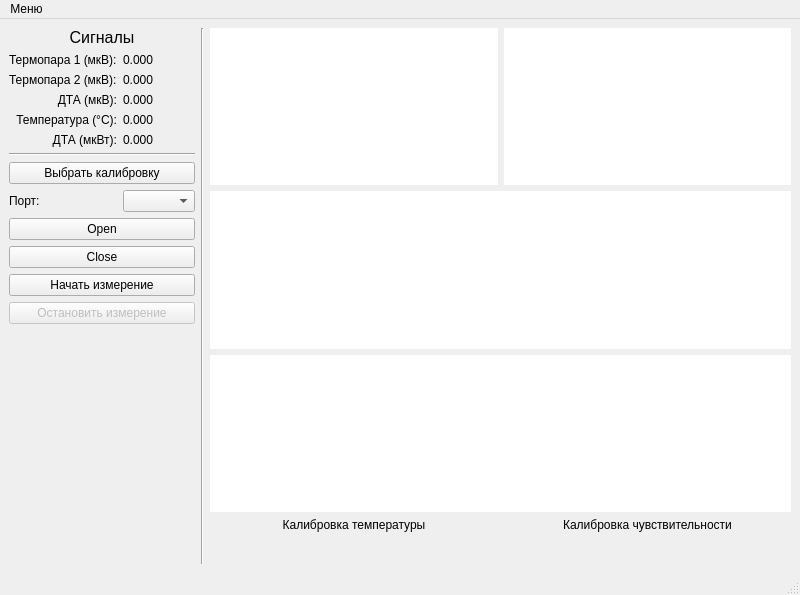
<?xml version="1.0" encoding="UTF-8"?>
<ui version="4.0">
 <class>MainWindow</class>
 <widget class="QMainWindow" name="MainWindow">
  <property name="geometry">
   <rect>
    <x>0</x>
    <y>0</y>
    <width>800</width>
    <height>595</height>
   </rect>
  </property>
  <property name="windowTitle">
   <string>Сбор данных</string>
  </property>
  <widget class="QWidget" name="centralwidget">
   <layout class="QGridLayout" name="gridLayout_2" rowstretch="1,1,1,0,0,0" columnstretch="0,0,1,1">
    <item row="1" column="2" colspan="2">
     <widget class="LivePlotWidget" name="plot_widget_dta" native="true">
      <property name="styleSheet">
       <string notr="true">background-color: rgb(255, 255, 255);</string>
      </property>
     </widget>
    </item>
    <item row="0" column="1" rowspan="6">
     <widget class="Line" name="line_3">
      <property name="orientation">
       <enum>Qt::Vertical</enum>
      </property>
     </widget>
    </item>
    <item row="0" column="3">
     <widget class="LivePlotWidget" name="plot_widget_t2" native="true">
      <property name="styleSheet">
       <string notr="true">background-color: rgb(255, 255, 255);</string>
      </property>
     </widget>
    </item>
    <item row="0" column="0" rowspan="6">
     <layout class="QGridLayout" name="gridLayout" rowstretch="0,0,0,0,0,0,0,0,0,0,0,0,0,0,0">
      <item row="2" column="1">
       <widget class="QLabel" name="label_t2">
        <property name="text">
         <string>0.000</string>
        </property>
       </widget>
      </item>
      <item row="3" column="1">
       <widget class="QLabel" name="label_dta_mcv">
        <property name="text">
         <string>0.000</string>
        </property>
       </widget>
      </item>
      <item row="10" column="0" colspan="2">
       <widget class="QPushButton" name="btnOpen">
        <property name="text">
         <string>Open</string>
        </property>
       </widget>
      </item>
      <item row="5" column="0">
       <widget class="QLabel" name="label_5">
        <property name="text">
         <string>ДТА (мкВт):</string>
        </property>
        <property name="alignment">
         <set>Qt::AlignRight|Qt::AlignTrailing|Qt::AlignVCenter</set>
        </property>
       </widget>
      </item>
      <item row="8" column="0" colspan="2">
       <widget class="QPushButton" name="btn_choose_calibration">
        <property name="text">
         <string>Выбрать калибровку</string>
        </property>
       </widget>
      </item>
      <item row="1" column="0">
       <widget class="QLabel" name="label">
        <property name="text">
         <string>Термопара 1 (мкВ):</string>
        </property>
       </widget>
      </item>
      <item row="14" column="0">
       <spacer name="verticalSpacer">
        <property name="orientation">
         <enum>Qt::Vertical</enum>
        </property>
        <property name="sizeHint" stdset="0">
         <size>
          <width>20</width>
          <height>40</height>
         </size>
        </property>
       </spacer>
      </item>
      <item row="4" column="0">
       <widget class="QLabel" name="label_7">
        <property name="text">
         <string>Температура (°C):</string>
        </property>
        <property name="alignment">
         <set>Qt::AlignRight|Qt::AlignTrailing|Qt::AlignVCenter</set>
        </property>
       </widget>
      </item>
      <item row="4" column="1">
       <widget class="QLabel" name="label_temp">
        <property name="text">
         <string>0.000</string>
        </property>
       </widget>
      </item>
      <item row="7" column="0" colspan="2">
       <widget class="Line" name="line">
        <property name="orientation">
         <enum>Qt::Horizontal</enum>
        </property>
       </widget>
      </item>
      <item row="2" column="0">
       <widget class="QLabel" name="label_3">
        <property name="text">
         <string>Термопара 2 (мкВ):</string>
        </property>
       </widget>
      </item>
      <item row="5" column="1">
       <widget class="QLabel" name="label_dta_mw">
        <property name="text">
         <string>0.000</string>
        </property>
       </widget>
      </item>
      <item row="3" column="0">
       <widget class="QLabel" name="label_9">
        <property name="text">
         <string>ДТА (мкВ):</string>
        </property>
        <property name="alignment">
         <set>Qt::AlignRight|Qt::AlignTrailing|Qt::AlignVCenter</set>
        </property>
       </widget>
      </item>
      <item row="0" column="0" colspan="2">
       <widget class="QLabel" name="label_11">
        <property name="font">
         <font>
          <pointsize>12</pointsize>
         </font>
        </property>
        <property name="text">
         <string>Сигналы</string>
        </property>
        <property name="alignment">
         <set>Qt::AlignCenter</set>
        </property>
       </widget>
      </item>
      <item row="11" column="0" colspan="2">
       <widget class="QPushButton" name="btnClose">
        <property name="text">
         <string>Close</string>
        </property>
       </widget>
      </item>
      <item row="12" column="0" colspan="2">
       <widget class="QPushButton" name="btn_start_measurement">
        <property name="text">
         <string>Начать измерение</string>
        </property>
       </widget>
      </item>
      <item row="1" column="1">
       <widget class="QLabel" name="label_t1">
        <property name="text">
         <string>0.000</string>
        </property>
       </widget>
      </item>
      <item row="13" column="0" colspan="2">
       <widget class="QPushButton" name="btn_stop_measurement">
        <property name="enabled">
         <bool>false</bool>
        </property>
        <property name="text">
         <string>Остановить измерение</string>
        </property>
       </widget>
      </item>
      <item row="9" column="1">
       <widget class="QComboBox" name="combobo_ports"/>
      </item>
      <item row="9" column="0">
       <widget class="QLabel" name="label_6">
        <property name="text">
         <string>Порт:</string>
        </property>
       </widget>
      </item>
     </layout>
    </item>
    <item row="2" column="2" colspan="2">
     <widget class="LivePlotWidget" name="plot_widget_temp" native="true">
      <property name="styleSheet">
       <string notr="true">background-color: rgb(255, 255, 255);</string>
      </property>
     </widget>
    </item>
    <item row="0" column="2">
     <widget class="LivePlotWidget" name="plot_widget_t1" native="true">
      <property name="styleSheet">
       <string notr="true">background-color: rgb(255, 255, 255);</string>
      </property>
     </widget>
    </item>
    <item row="3" column="2" colspan="2">
     <layout class="QGridLayout" name="gridLayout_3">
      <item row="0" column="0">
       <widget class="QLabel" name="label_2">
        <property name="text">
         <string>Калибровка температуры</string>
        </property>
        <property name="alignment">
         <set>Qt::AlignCenter</set>
        </property>
       </widget>
      </item>
      <item row="1" column="0">
       <widget class="QLabel" name="label_cal_temp">
        <property name="text">
         <string/>
        </property>
        <property name="alignment">
         <set>Qt::AlignCenter</set>
        </property>
       </widget>
      </item>
      <item row="1" column="1">
       <widget class="QLabel" name="label_cal_sens">
        <property name="text">
         <string/>
        </property>
        <property name="alignment">
         <set>Qt::AlignCenter</set>
        </property>
       </widget>
      </item>
      <item row="0" column="1">
       <widget class="QLabel" name="label_4">
        <property name="text">
         <string>Калибровка чувствительности</string>
        </property>
        <property name="alignment">
         <set>Qt::AlignCenter</set>
        </property>
       </widget>
      </item>
     </layout>
    </item>
   </layout>
  </widget>
  <widget class="QMenuBar" name="menubar">
   <property name="geometry">
    <rect>
     <x>0</x>
     <y>0</y>
     <width>800</width>
     <height>22</height>
    </rect>
   </property>
   <widget class="QMenu" name="menu">
    <property name="title">
     <string>Меню</string>
    </property>
    <addaction name="action_calibration"/>
    <addaction name="action_about"/>
   </widget>
   <addaction name="menu"/>
  </widget>
  <widget class="QStatusBar" name="statusbar"/>
  <action name="action_about">
   <property name="text">
    <string>О программе</string>
   </property>
  </action>
  <action name="action_calibration">
   <property name="text">
    <string>Калибровка</string>
   </property>
  </action>
 </widget>
 <customwidgets>
  <customwidget>
   <class>LivePlotWidget</class>
   <extends>QWidget</extends>
   <header location="global">pglive.sources.live_plot_widget</header>
   <container>1</container>
  </customwidget>
 </customwidgets>
 <resources>
  <include location="../../assets/resources.qrc"/>
 </resources>
 <connections/>
</ui>
